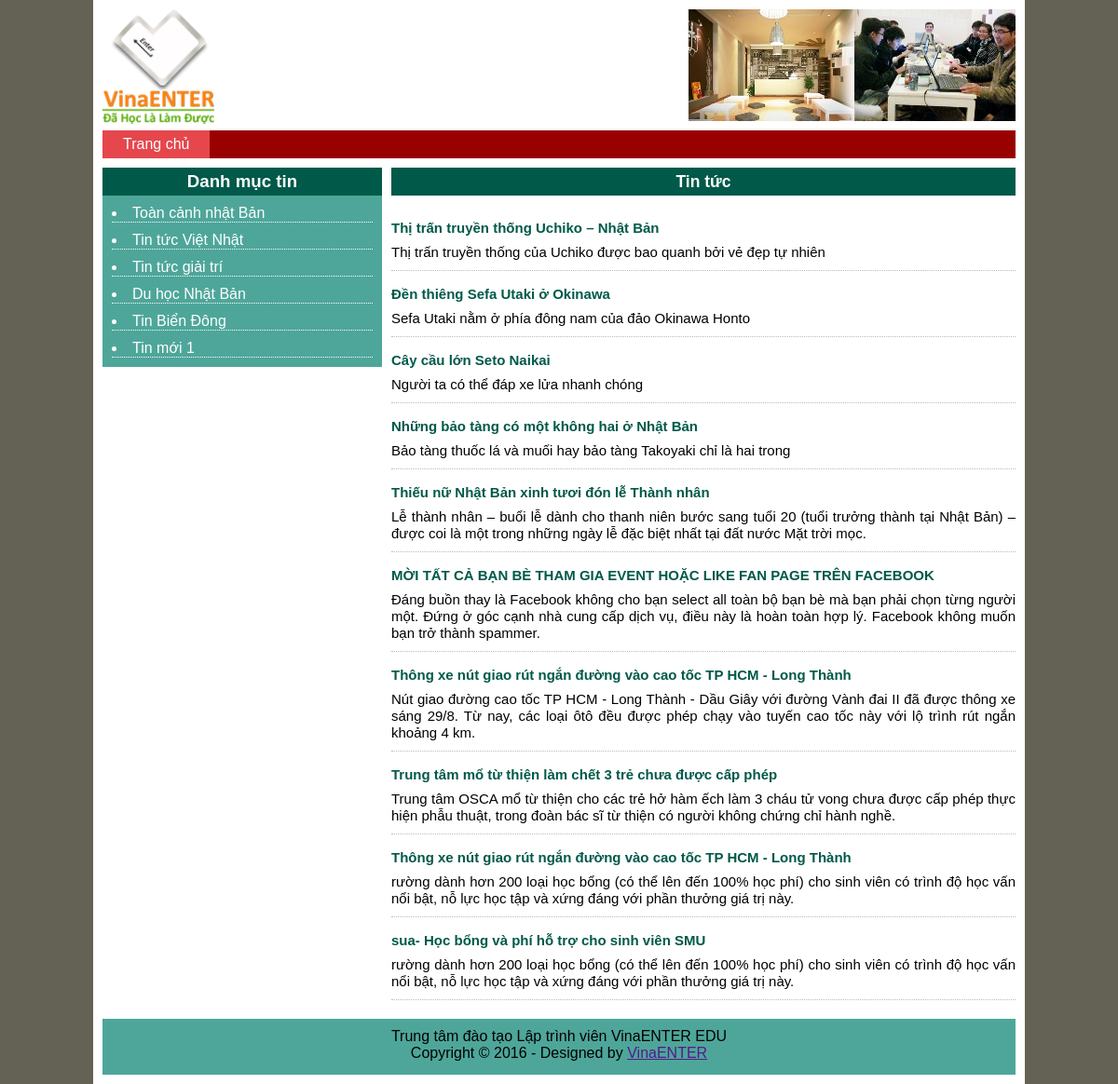
The page / on the database its author committed.
### tables this page shows
CREATE TABLE `danhmuctin` (
  `ID_DanhMucTin` int(255) NOT NULL,
  `TenDanhMucTin` varchar(120) NOT NULL
);

CREATE TABLE `tintuc` (
  `ID_TinTuc` int(255) NOT NULL,
  `TenTinTuc` varchar(120) NOT NULL,
  `MoTa` text NOT NULL,
  `HinhAnh` varchar(120) NOT NULL,
  `ChiTiet` text,
  `NgayDang` timestamp NULL DEFAULT NULL,
  `ID_DanhMucTin` int(255) NOT NULL
);

### inc/index.php (the view, shortened to what this page needs)
<?php
	$sql = "SELECT * FROM tintuc";
	$result = $mysqli->query($sql);
?>
<h3>Tin tức</h3>
<div class="main-content items-new">
	<ul>
		<?php
		while ($arTinTuc = mysqli_fetch_assoc($result)) {
			$tentintuc = $arTinTuc['TenTinTuc'];
			$mota = $arTinTuc['MoTa'];
		?>
		<li>
			<h2>
				<a href="detail.php" title=""><?php echo $tentintuc; ?></a>
			</h2>
			<div class="item">
				<p><?php echo $mota; ?></p>
			</div>
		</li>
		<?php
			}
		?>
	</ul>
</div>

### inc/header.php (shortened to what this page needs)
<!DOCTYPE html>
<html>
<head>
	<link href="style.css" rel="stylesheet" type="text/css">
</head>
<body>
	<div class="wrapper">
		<div id="header">
			<div class="header-left fl">
				<a href="index.php" title=""><img src="images/logo_edu.png" alt="" width="120px" /></a>
			</div>
			<div class="header-right fr">
				<a href="index.php" title=""><img src="images/banner.jpg" alt="" /></a>
			</div>
		</div>
		<div id="menu">
			<ul>
				<li class="active"><a href="index.php" title="">Trang chủ</a></li>
			</ul>
		</div>
		<div id="content">

### index.php
<?php include 'inc/header.php'?>
			<div class="content-left fl">
				<?php include 'inc/left_bar.php'?>
			</div>
			<div class="content-right fr">
				<?php include 'inc/index.php'?>
			</div>
<?php include 'inc/footer.php'?>

### inc/left_bar.php
<?php
	$query = "SELECT * FROM danhmuctin";
	$result = $mysqli->query($query);
?>
<h3>Danh mục tin</h3>
<ul>
	<?php
		while ($arDanhMucTin = mysqli_fetch_assoc($result)) {
			$idDanhMucTin = $arDanhMucTin['ID_DanhMucTin'];
			$tenDanhMucTin = $arDanhMucTin['TenDanhMucTin'];
	?>
			<li><a href="cat.php?cid=<?php echo $idDanhMucTin; ?>" title=""><?php echo $tenDanhMucTin; ?></a></li>
	<?php
		}
	?>
</ul>

### inc/footer.php (shortened to what this page needs)
		</div>
		<div id="footer">
			<p>Trung tâm đào tạo Lập trình viên VinaENTER EDU</p>
			<p>Copyright &copy 2016 - Designed by <a href="" title="">VinaENTER</a></p>
		</div>
	</div>
</body>
</html>

### style.css (style rules this page uses)
* { margin: 0; padding: 0; }
.fl { float: left; }
.fr { float: right; }
body { background: none repeat scroll 0 0 #646255; font-family: arial; }
ul { list-style: none outside none; }
.wrapper { background: none repeat scroll 0 0 #FFFFFF; margin: 0 auto; padding: 10px; width: 980px; }
#header { height: 120px; }
#content .content-left { background: none repeat scroll 0 0 #4EA69A; width: 300px; }
#content h3 { background: none repeat scroll 0 0 #005949; color: #FFFFFF; height: 30px; line-height: 30px; text-align: center; }
#content .content-left ul { margin: 10px; }
#content .content-left ul li { border-bottom: 1px dotted #FFFFFF; color: #FFFFFF; list-style: disc inside none; margin: 10px 0; }
#content .content-left ul li a { color: #FFFFFF; font-size: 16px; text-decoration: none; }
#content .content-right { font-size: 15px; margin-bottom: 20px; text-align: justify; width: 670px; }
.main-content { margin-top: 10px; }
#menu { background: none repeat scroll 0 0 #990000; height: 30px; line-height: 30px; margin: 10px 0; }
#menu ul li { float: left; padding: 0 22px; }
#menu ul li a { color: #FFFFFF; text-decoration: none; }
#menu ul li.active, #menu ul li:hover { background: none repeat scroll 0 0 #E5474D; }
#footer { background: none repeat scroll 0 0 #4EA69A; height: 40px; padding: 10px; text-align: center; }
.items-new ul { list-style: none outside none; }
.items-new ul li { border-bottom: 1px dotted #BBBBBB; padding: 10px 0; }
.items-new ul li h2 { margin-bottom: 6px; }
.items-new ul li h2 a { color: #005949; font-size: 15px; text-decoration: none; }
.items-new ul li .item p { line-height: 18px; }

### rows shown on the page
danhmuctin: TenDanhMucTin "Toàn cảnh nhật Bản"
danhmuctin: TenDanhMucTin "Tin tức Việt Nhật"
danhmuctin: TenDanhMucTin "Tin tức giải trí"
danhmuctin: TenDanhMucTin "Du học Nhật Bản"
danhmuctin: TenDanhMucTin "Tin Biển Đông"
danhmuctin: TenDanhMucTin "Tin mới 1"
tintuc: TenTinTuc "Thị trấn truyền thống Uchiko – Nhật Bản", MoTa "Thị trấn truyền thống của Uchiko được bao quanh bởi vẻ đẹp tự nhiên"
tintuc: TenTinTuc "Đền thiêng Sefa Utaki ở Okinawa", MoTa "Sefa Utaki nằm ở phía đông nam của đảo Okinawa Honto"
tintuc: TenTinTuc "Cây cầu lớn Seto Naikai", MoTa "Người ta có thể đáp xe lửa nhanh chóng"
tintuc: TenTinTuc "Những bảo tàng có một không hai ở Nhật Bản", MoTa "Bảo tàng thuốc lá và muối hay bảo tàng Takoyaki chỉ là hai trong"
tintuc: TenTinTuc "Thiếu nữ Nhật Bản xinh tươi đón lễ Thành nhân", MoTa "Lễ thành nhân – buổi lễ dành cho thanh niên bước sang tuổi 20 (tuổi trưởng thành tại Nhật Bản) – được coi là một trong những ngày lễ đặc biệt nhất tại đất nước Mặt trời mọc."
tintuc: TenTinTuc "MỜI TẤT CẢ BẠN BÈ THAM GIA EVENT HOẶC LIKE FAN PAGE TRÊN FACEBOOK", MoTa "Đáng buồn thay là Facebook không cho bạn select all toàn bộ bạn bè mà bạn phải chọn từng người một. Đứng ở góc cạnh nhà cung cấp dịch vụ, điều này là hoàn toàn hợp lý. Facebook không muốn bạn trở thành spammer."
tintuc: TenTinTuc "Thông xe nút giao rút ngắn đường vào cao tốc TP HCM - Long Thành", MoTa "Nút giao đường cao tốc TP HCM - Long Thành - Dầu Giây với đường Vành đai II đã được thông xe sáng 29/8. Từ nay, các loại ôtô đều được phép chạy vào tuyến cao tốc này với lộ trình rút ngắn khoảng 4 km."
tintuc: TenTinTuc "Trung tâm mổ từ thiện làm chết 3 trẻ chưa được cấp phép", MoTa "Trung tâm OSCA mổ từ thiện cho các trẻ hở hàm ếch làm 3 cháu tử vong chưa được cấp phép thực hiện phẫu thuật, trong đoàn bác sĩ từ thiện có người không chứng chỉ hành nghề."
tintuc: TenTinTuc "Thông xe nút giao rút ngắn đường vào cao tốc TP HCM - Long Thành", MoTa "rường dành hơn 200 loại học bổng (có thể lên đến 100% học phí) cho sinh viên có trình độ học vấn nổi bật, nỗ lực học tập và xứng đáng với phần thưởng giá trị này."
tintuc: TenTinTuc "sua- Học bổng và phí hỗ trợ cho sinh viên SMU", MoTa "rường dành hơn 200 loại học bổng (có thể lên đến 100% học phí) cho sinh viên có trình độ học vấn nổi bật, nỗ lực học tập và xứng đáng với phần thưởng giá trị này."
